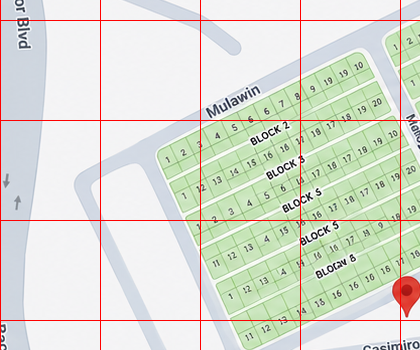
#> input picture web-app/src/assets/left_grid_crop.png, 420 x 350 px
$ python tmp_analyze_left_crop.py
#> lines starting #> are read from the running program, lines starting #| are printed output that depends on the picture; after the words box and inside, x2 and y2 are one past the last pixel; in counts of white or black regions, pixels touching at a corner belong together
from PIL import Image, ImageDraw
import numpy as np
from pathlib import Path
from collections import deque

img = Image.open(Path('web-app/src/assets/left_grid_crop.png')).convert('RGB')
#> img is the input picture: PIL image 420x350 RGB; mean R, G, B 219.2, 222.8, 211.6
a = np.array(img)
r,g,b = a[:,:,0], a[:,:,1], a[:,:,2]
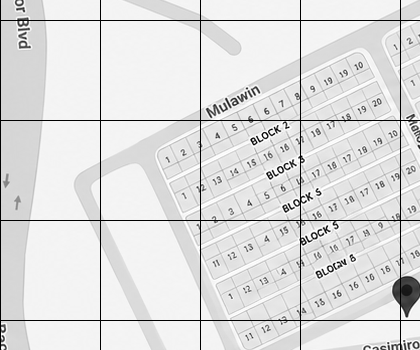
#> g: shape (350, 420); min 0, max 255, mean 222.8
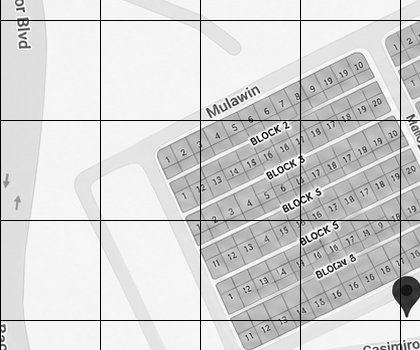
#> b: shape (350, 420); min 0, max 255, mean 211.6
mask = (g > 120) & (g > r+20) & (g > b+20) & (r < 220) & (b < 220) & ((r+b)/2 < 210)
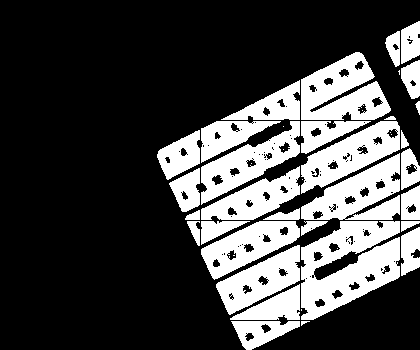
#> mask: shape (350, 420) bool; 28% white; 45 white regions (14 under 20 px), largest, box (x1, y1, x2, y2) and area: (301, 221, 400, 320) 6055, (301, 52, 391, 120) 3881, (301, 153, 400, 220) 3539

# dilate mask by a few pixels to connect broken shapes
h,w = mask.shape
#> h = 350; w = 420
new = mask.copy()
for dy in range(-4,5):
    for dx in range(-4,5):
        shifted = np.zeros_like(mask)
        if dy < 0:
            ys, ys2 = slice(0,h+dy), slice(-dy,h)
        else:
            ys, ys2 = slice(dy,h), slice(0,h-dy)
        if dx < 0:
            xs, xs2 = slice(0,w+dx), slice(-dx,w)
        else:
            xs, xs2 = slice(dx,w), slice(0,w-dx)
        shifted[ys2, xs2] = mask[ys, xs]
        new |= shifted
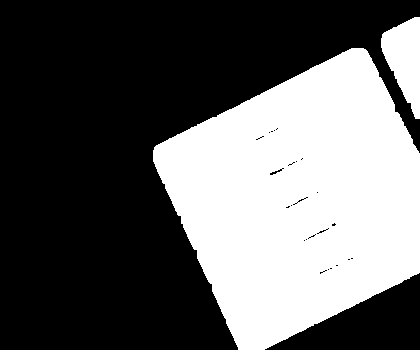
#> new: shape (350, 420) bool; 38.1% white; 2 white regions, box (x1, y1, x2, y2) and area: (153, 48, 420, 350) 53585, (381, 17, 420, 119) 2460
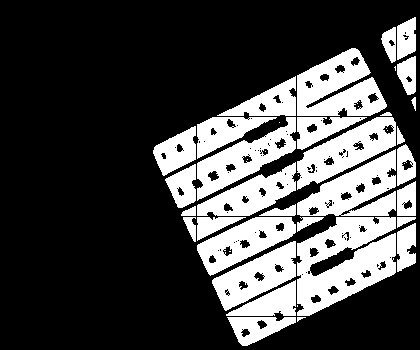
#> shifted: shape (350, 420) bool; 28% white; 45 white regions (14 under 20 px), largest, box (x1, y1, x2, y2) and area: (297, 217, 396, 316) 6055, (297, 48, 387, 116) 3881, (297, 149, 396, 216) 3539
mask = new

labels = np.zeros_like(mask, dtype=int)
label = 0
for y in range(h):
    for x in range(w):
        if not mask[y,x] or labels[y,x] != 0:
            continue
        label += 1
        q = deque([(x,y)])
        labels[y,x] = label
        while q:
            cx, cy = q.popleft()
            for dx, dy in [(-1,0),(1,0),(0,-1),(0,1)]:
                nx, ny = cx+dx, cy+dy
                if 0 <= nx < w and 0 <= ny < h and mask[ny,nx] and labels[ny,nx] == 0:
                    labels[ny,nx] = label
                    q.append((nx,ny))
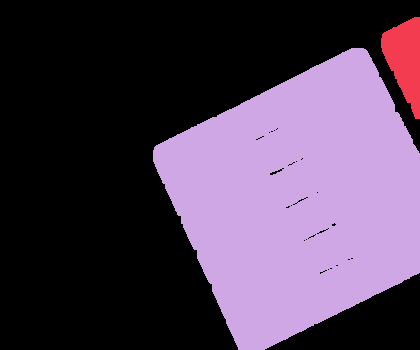
#> labels: shape (350, 420) int64; 3 distinct labels, from 0 to 2; one colour per label, 0 black
#> after the loop, label = 2

boxes=[]
for i in range(1,label+1):
    ys,xs = np.where(labels==i)
    if len(xs)==0: continue
    area = len(xs)
    if area < 1000: continue
    minx,maxx = xs.min(), xs.max()
    miny,maxy = ys.min(), ys.max()
    boxes.append((i,minx,miny,maxx,maxy,area))
#> this loop made 2 passes
#> (area, minx, maxx, miny, maxy) on passes 1 to 2: (2460, 381, 419, 17, 118), (53585, 153, 419, 48, 349)
#> after the loop, boxes = [(1, 381, 17, 419, 118, 2460), (2, 153, 48, 419, 349, 53585)]
boxes.sort(key=lambda b:(b[2], b[1]))
for i,minx,miny,maxx,maxy,area in boxes:
    print(i, minx,miny,maxx,maxy, area, f'{minx/w*100:.2f}% {miny/h*100:.2f}% {(maxx-minx)/w*100:.2f}% {(maxy-miny)/h*100:.2f}%')
#> this loop made 2 passes
#| 1 381 17 419 118 2460 90.71% 4.86% 9.05% 28.86%
#| 2 153 48 419 349 53585 36.43% 13.71% 63.33% 86.00%

out = img.convert('RGB')
d = ImageDraw.Draw(out)
for i,minx,miny,maxx,maxy,area in boxes:
    d.rectangle([minx,miny,maxx,maxy], outline='red', width=3)
    d.text((minx+5,miny+5), str(i), fill='yellow')
out.save('web-app/src/assets/left_grid_crop_debug.png')
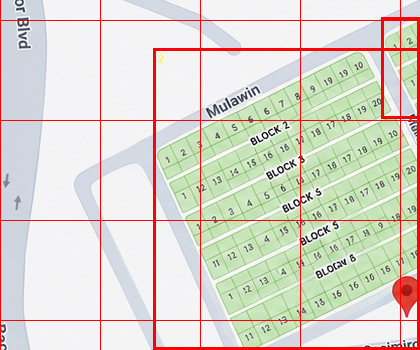
#> saved as left_grid_crop_debug.png: PIL image 420x350 RGB; mean R, G, B 220.2, 216.8, 205.8
print('saved debug image')

$ run again, with web-app/src/assets/block11_crop.png copied over web-app/src/assets/left_grid_crop.png
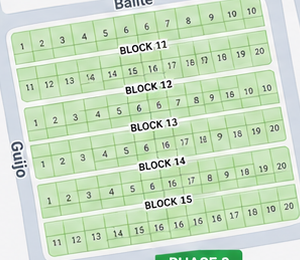
#> input picture web-app/src/assets/block11_crop.png, 300 x 260 px
#> img is the input picture: PIL image 300x260 RGB; mean R, G, B 202, 222.7, 195.1
#> mask: shape (260, 300) bool; 60.1% white; 122 black regions (44 under 20 px), largest, box (x1, y1, x2, y2) and area: (0, 0, 300, 260) 27325, (254, 46, 266, 56) 77, (270, 123, 281, 132) 74
#> after the loop `for y in range(h):`:
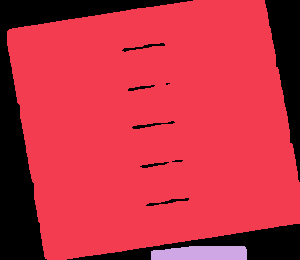
#> labels: shape (260, 300) int64; 3 distinct labels, from 0 to 2; one colour per label, 0 black
#> after the loop `for y in range(h):`: label = 2
#> the loop `for i in range(1,label+1):` made 2 passes
#> (area, minx, maxx, miny, maxy) on passes 1 to 2: (61265, 7, 299, 0, 259), (1236, 151, 246, 246, 259)
#> after the loop `for i in range(1,label+1):`: boxes = [(1, 7, 0, 299, 259, 61265), (2, 151, 246, 246, 259, 1236)]
#> the loop `for i,minx,miny,maxx,maxy,area in boxes:` made 2 passes
#> (printed output is left out)
#> `out.save('web-app/src/assets/left_grid_crop_debug.png')`:
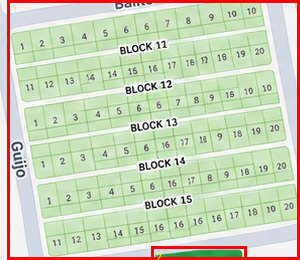
#> saved as left_grid_crop_debug.png: PIL image 300x260 RGB; mean R, G, B 203.9, 212.3, 184.7

$ run again, with web-app/src/assets/block16_crop.png copied over web-app/src/assets/left_grid_crop.png
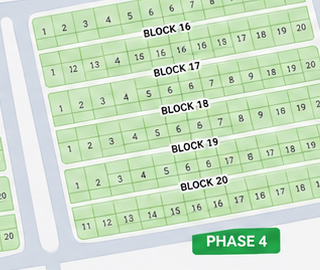
#> input picture web-app/src/assets/block16_crop.png, 320 x 270 px
#> img is the input picture: PIL image 320x270 RGB; mean R, G, B 202.2, 223.3, 197
#> mask: shape (270, 320) bool; 57% white; 112 black regions (31 under 20 px), largest, box (x1, y1, x2, y2) and area: (0, 0, 320, 270) 33486, (295, 22, 307, 32) 79, (89, 60, 101, 69) 76
#> after the loop `for dy in range(-4,5):`:
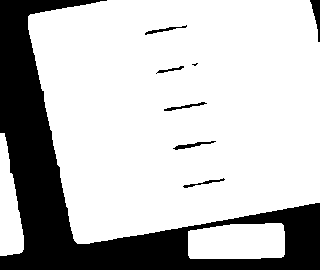
#> new: shape (270, 320) bool; 75.5% white; 8 black regions (1 under 20 px), largest, box (x1, y1, x2, y2) and area: (0, 0, 320, 270) 20472, (310, 0, 320, 42) 201, (173, 141, 216, 150) 124
#> after the loop `for y in range(h):`: label = 3
#> the loop `for i in range(1,label+1):` made 3 passes
#> (area, minx, maxx, miny, maxy) on passes 1 to 3: (60101, 28, 319, 0, 243), (1911, 0, 23, 133, 255), (3218, 188, 284, 223, 258)
#> after the loop `for i in range(1,label+1):`: boxes = [(1, 28, 0, 319, 243, 60101), (2, 0, 133, 23, 255, 1911), (3, 188, 223, 284, 258, 3218)]
#> the loop `for i,minx,miny,maxx,maxy,area in boxes:` made 3 passes
#> (minx, miny, maxx, maxy, area) on passes 1 to 3: (28, 0, 319, 243, 60101), (0, 133, 23, 255, 1911), (188, 223, 284, 258, 3218)
#> (printed output is left out)
#> `out.save('web-app/src/assets/left_grid_crop_debug.png')`:
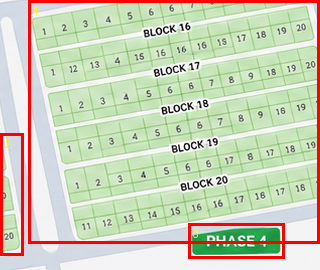
#> saved as left_grid_crop_debug.png: PIL image 320x270 RGB; mean R, G, B 204.7, 211, 185.1
